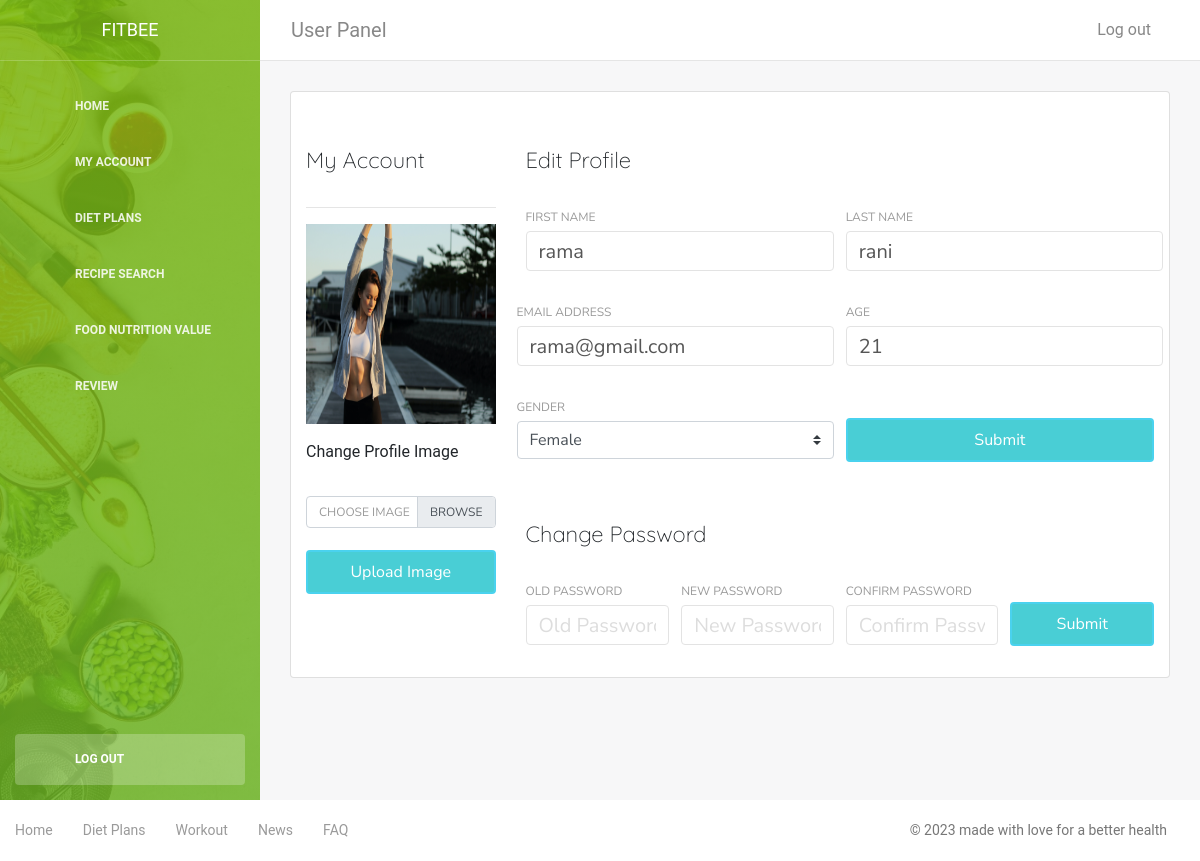
The app's page /Modules/user/account.php (signed in) with its own data.
### tables this page shows
CREATE TABLE IF NOT EXISTS `users` (
`userid` int(11) NOT NULL,
  `firstName` varchar(30) DEFAULT NULL,
  `lastName` varchar(30) DEFAULT NULL,
  `emailId` varchar(80) NOT NULL,
  `gender` varchar(6) DEFAULT NULL,
  `age` varchar(3) DEFAULT NULL,
  `image` varchar(150) NOT NULL DEFAULT 'uploads/profile.png',
  `regDate` timestamp NOT NULL DEFAULT CURRENT_TIMESTAMP,
  `password` varchar(32) NOT NULL
);

### Modules/user/account.php (the view, shortened to what this page needs)
<?php include'header.php' ?>
<?php $sql="Select * from users where userid='$_SESSION[uid]'";
      $result=$conn->query($sql);
      $row=$result->fetch_assoc();
      $pwd=$row['password'];?>
    <div class="card-body">
    		<div class="row">
		<div class="col-md-3">
			<h4 class="pt-2 pb-3">My Account</h4> <hr>
		<img src="<?php echo $row['image'];?>" height="200px" width="100%">
		<form action="" method="post" enctype="multipart/form-data">
		<p class="pt-3">Change Profile Image</p>
<div class="custom-file mt-3 mb-3">
  <label class="custom-file-label" for="customFile">Choose Image</label>
</div>
 <button type="submit" class="btn btn-info btn-block bg" name='save1'>Upload Image</button>
		</form>
	</div>
		<div class="col-md-9">
			<h4 class="pt-2 pb-2">Edit Profile</h4>
			<form action='' method="post">
			<div class="row">
		<div class="col-md-6">
			<div class="form-group">
				<label>First Name</label>
			<input type="text" name="fname" required="required" class="form-control form-control-lg" placeholder="Enter First Name" value="<?php echo $row['firstName'];?>">
			</div> </div>
			<div class="col-md-6">
			<div class="form-group">
				<label>Last Name</label>
			<input type="text" name="lname" required="required" class="form-control form-control-lg" placeholder="Enter Last name" value="<?php echo $row['lastName'];?>">
			</div> </div><div class="col-md-6">
			<div class="form-group">
				<label>Email Address</label>
			<input type="email" name="email" required="required" class="form-control form-control-lg" placeholder="Enter Email Address" value="<?php echo $row['emailId'];?>">
			</div> </div><div class="col-md-6">
			<div class="form-group">
				<label>Age</label>
			<input type="number" name="age" required="required" class="form-control form-control-lg" placeholder="Enter Age" value="<?php echo $row['age'];?>">
			</div> </div><div class="col-md-6">
			<div class="form-group">
				<label>Gender</label>
			<select name="gender" class="custom-select">
				<option><?php echo $row['gender'];?></option>
			<option>Male</option>	<option>Female</option> <option>Others</option>	</select>
			</div> </div>
			<div class="col-md-6 " style="padding-top: 30px; ">
			<button type="submit" class="btn btn-info btn-block bg" name='save'>Submit</button>
			</div></div>
			</form>
			<h4 class="pt-2 pb-2">Change Password</h4>
            <form method="post" action="" >
            	<div class="row">
            		<div class="col-3"><div class="form-group">
                  <label>Old Password</label>
                  <input type="password" name="opwd" required="required" class="form-control form-control-lg" placeholder="Old Password">
                </div></div>
                <div class="col-3"><div class="form-group">
                  <label>New Password</label>
                  <input type="password" name="npwd" required="required" class="form-control form-control-lg" placeholder="New Password">
                </div></div>
                <div class="col-3"><div class="form-group">
                  <label>Confirm Password</label>
                  <input type="password" name="cpwd" required="required" class="form-control form-control-lg" placeholder="Confirm Password">
                </div></div>
                <div class="col-md-3 " style="padding-top: 30px; ">
			<button type="submit" class="btn btn-info btn-block bg" name='save2'>Submit</button>
			</div>
            	</div>
            </form >
				</div></div>
		</div>
	</div>
</div>
<?php include'footer.php' ?>

### Modules/user/header.php (style rules this page uses)
body { font-family: 'Nunito Sans', sans-serif; }
h1,h2,h3,h4,h5 { font-family: 'Quicksand', sans-serif; }
:root { --themeColor1:#86CA2D; --themeColor2:#1CC3CB; --themeColor3:#f59031; --themeColor4:#e74c3c; }
.bg { background-color: var(--themeColor2); color: white; }

### records on screen
users: image (picture), fname "rama", lname "rani", email "rama@gmail.com", age "21", gender "Female"
